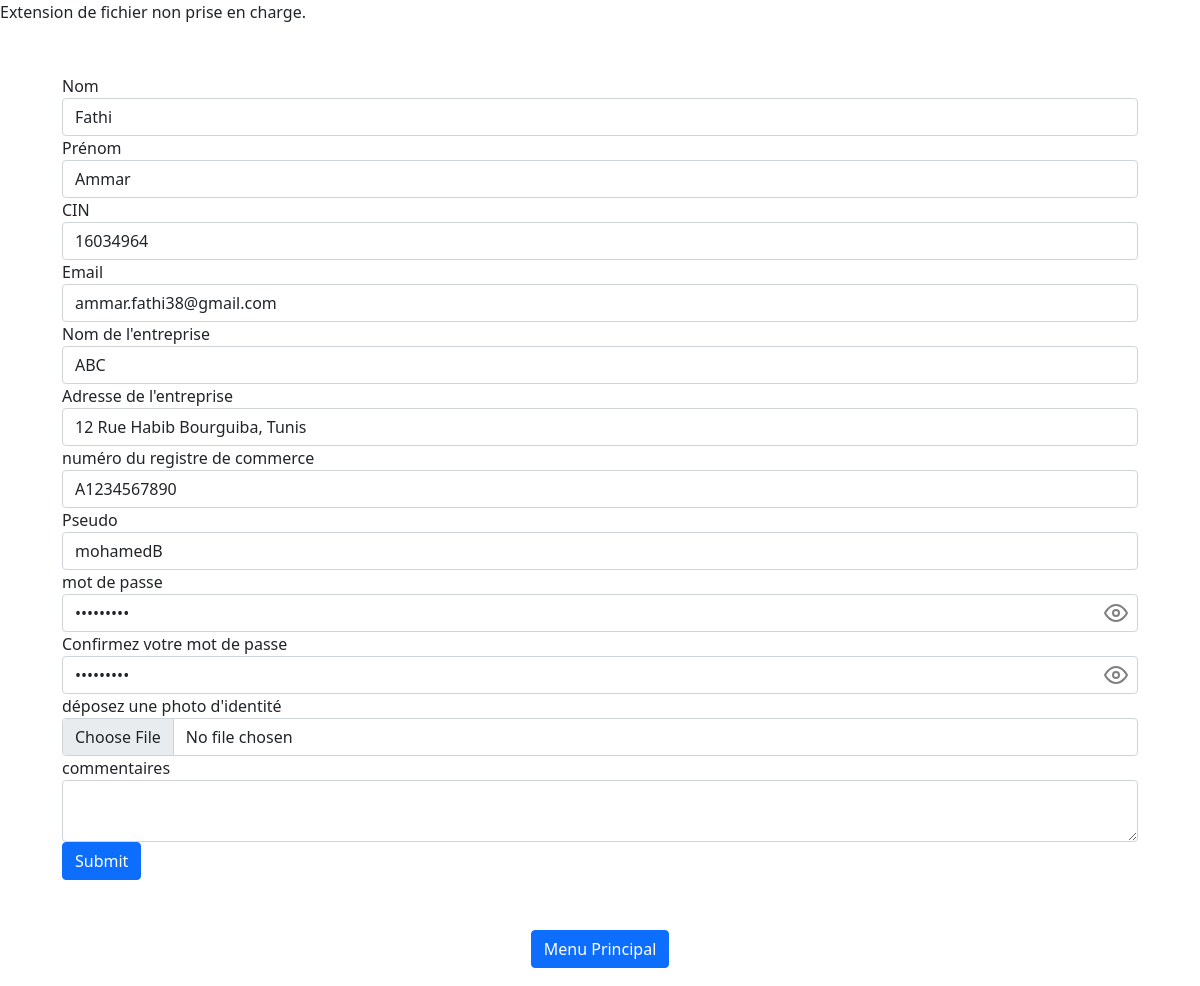
The app's page /projet/ModifierProfil.php (signed in) with its own data.
### tables this page shows
CREATE TABLE IF NOT EXISTS `startuper` (
  `id_startuper` int NOT NULL AUTO_INCREMENT,
  `nom` varchar(20) NOT NULL,
  `prenom` varchar(20) NOT NULL,
  `CIN` varchar(10) NOT NULL,
  `email` varchar(30) NOT NULL,
  `nom_entreprise` varchar(30) NOT NULL,
  `adresse_entreprise` varchar(50) NOT NULL,
  `numero_registre_commerce` varchar(20) NOT NULL,
  `photo` longblob NOT NULL,
  `pseudo` varchar(20) NOT NULL,
  `pwrd` varchar(20) NOT NULL,
  PRIMARY KEY (`id_startuper`)
);

### projet/ModifierProfil.php (the view, shortened to what this page needs)
<!DOCTYPE html>
<html lang="en">
<head>
    <link rel="stylesheet" href="controle.css">
    <link href="https://cdn.jsdelivr.net/npm/bootstrap@5.1.3/dist/css/bootstrap.min.css" rel="stylesheet"
>
</head>
<body>
<?php
include('connexion.php');
try {
        $idS = $_SESSION['idStartuper'];
        $stmt = $conn->prepare("SELECT * FROM startuper WHERE id_startuper = :id");
        $stmt->bindParam(':id', $idS);
        $stmt->execute();
        $resultat = $stmt->fetch(PDO::FETCH_ASSOC);
        if ($resultat) {
            $nom = $resultat['nom'];
            $prenom = $resultat['prenom'];
            $cin = $resultat['CIN'];
            $email = $resultat['email'];
            $nomEise = $resultat['nom_entreprise'];
            $adresseEise = $resultat['adresse_entreprise'];
            $numreg = $resultat['numero_registre_commerce'];
            $pseudo = $resultat['pseudo'];
            $pass = $resultat['pwrd'];
        } else {
            echo "Aucun résultat trouvé.";
        }
        $imageExtensions = array('jpg', 'jpeg', 'png', 'gif');
            $imageData = $resultat['photo'];
            $imageBase64 = base64_encode($imageData);
            $mime = finfo_buffer(finfo_open(), $imageData, FILEINFO_MIME_TYPE);
            $extension = explode('/', $mime)[1];
            if (in_array(strtolower($extension), $imageExtensions)) {
                echo "<img src='data:" . $mime . ";base64," . $imageBase64 . "' alt='User Photo'>";
            } else {
                echo 'Extension de fichier non prise en charge.';
            }
} catch(PDOException $e) {
    echo "Erreur : " . $e->getMessage();
}
?>
    <div class="startuper">
        <div class="container-fluid">
            <form action="" method="POST" class="form" class="formcontrol" id="form1" style="margin:50px" enctype="multipart/form-data">
                <div class="form-group">
                    <label for= "name"> Nom </label>
                    <input type="text" name="Lname" id="Lname" class="form-control" value="<?php echo isset($nom) ? $nom : 'yyy'; ?>">
                    <label for= "prenom"> Prénom </label>
                    <input type="text" name="name" id="name" class="form-control" value="<?php echo isset($prenom) ? $prenom : 'yyy'; ?>">
                    <label for= "cin"> CIN </label>
                    <input type="text" name="cin" id="cin" class="form-control" value="<?php echo isset($cin) ? $cin : 'yyy'; ?>">
                </div>
                <div class="form-group">
                    <label for= "email"> Email </label>
                    <input type="email" name="email" id="email" class="form-control" value="<?php echo isset($email) ? $email : ''; ?>">
                    <label for= "nomEise"> Nom de l'entreprise </label>
                    <input type="text" name="nomEise" id="nomEise" class="form-control" value="<?php echo isset($nomEise) ? $nomEise : ''; ?>">
                    <label for= "adresseEise"> Adresse de l'entreprise </label>
                    <input type="text" name="adresseEise" id="adresseEise" class="form-control" value="<?php echo isset($adresseEise) ? $adresseEise : ''; ?>">
                    <label for= "numreg"> numéro du registre de commerce </label>
                    <input type="text" name="numreg" id="numreg" class="form-control" value="<?php echo isset($numreg) ? $numreg : ''; ?>">
                </div>
                <div class="form-group">
                    <label for= "pseudo"> Pseudo </label>
                    <input type="text" name="pseudo" id="pseudo" class="form-control" value="<?php echo isset($pseudo) ? $pseudo : ''; ?>">
                    <label for= "pass"> mot de passe </label>
                    <div class="eye-icon">
                        <input type="password" name="pass" id="pass" class="form-control" value="<?php echo isset($pass) ? $pass : ''; ?>">
                        <i class="icon" data-feather="eye"></i>
                    </div>
                    <label for="confirmpass">Confirmez votre mot de passe </label>
                    <div class="eye-icon">
                        <input type="password" id="confirmpass" class="form-control" value="<?php echo isset($pass) ? $pass : ''; ?>">
                        <i class="icon" data-feather="eye"></i>
                    </div>
                </div>
                <div class="form-group">
                    <label for= "comments"> déposez une photo d'identité </label>
                    <input type="file" id="imgS" name="imgS" class="form-control" accept="image/*">
                    <label for= "comments"> commentaires </label>
                    <textarea id="comments" class="form-control"></textarea>
                </div>
                <button class="btn btn-primary" type="submit" > Submit </button>
            </form>
        </div>
    </div>
    <div>
    <center><button id='logout' class='btn btn-primary' type='button' >Menu Principal</button></center>
    </div>
</body>
</html>

### projet/controle.css (style rules this page uses)
* { padding: 0; margin: 0; }
.eye-icon { display: flex; flex-direction: row; align-items: center; color:grey; transition: all 0.2s; position: relative; }
.eye-icon { position: relative; }
.eye-icon .icon { position: absolute; right: 10px; top: 50%; transform: translateY(-50%) }

### projet/ModifierProfil.php (style rules this page uses)
#logout { margin-bottom: 2ch; }

### records on screen
startuper: Lname "Fathi", name "Ammar", cin "16034964", email "ammar.fathi38@gmail.com", nomEise "ABC", adresseEise "12 Rue Habib Bourguiba, Tunis", numreg "A1234567890", pseudo "mohamedB"
